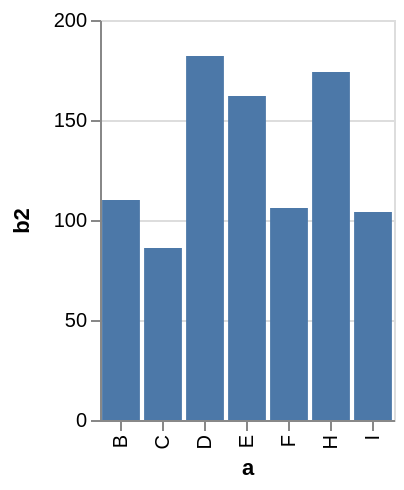

The specification (Vega-Lite) saved for this image:
### Vega specification from a JSON file in a GitHub repository (floating-point values rounded to 4 significant figures)
{"$schema": "https://vega.github.io/schema/vega/v3.0.json", "description": "A simple bar chart with embedded data that uses a filter and calculate.", "autosize": "pad", "padding": 5, "height": 200, "style": "cell", "data": [{"name": "source_0", "values": [{"a": "A", "b": 28}, {"a": "B", "b": 55}, {"a": "C", "b": 43}, {"a": "G", "b": 19}, {"a": "H", "b": 87}, {"a": "I", "b": 52}, {"a": "D", "b": 91}, {"a": "E", "b": 81}, {"a": "F", "b": 53}]}, {"name": "data_0", "source": "source_0", "transform": [{"type": "formula", "expr": "2*datum.b", "as": "b2"}, {"type": "filter", "expr": "datum.b2 > 60"}, {"type": "filter", "expr": "datum[\"b2\"] !== null && !isNaN(datum[\"b2\"])"}]}], "signals": [{"name": "x_step", "value": 21}, {"name": "width", "update": "bandspace(domain('x').length, 0.1, 0.05) * x_step"}], "marks": [{"name": "marks", "type": "rect", "style": ["bar"], "from": {"data": "data_0"}, "encode": {"update": {"fill": {"value": "#4c78a8"}, "x": {"scale": "x", "field": "a"}, "width": {"scale": "x", "band": true}, "y": {"scale": "y", "field": "b2"}, "y2": {"scale": "y", "value": 0}}}}], "scales": [{"name": "x", "type": "band", "domain": {"data": "data_0", "field": "a", "sort": true}, "range": {"step": {"signal": "x_step"}}, "paddingInner": 0.1, "paddingOuter": 0.05}, {"name": "y", "type": "linear", "domain": {"data": "data_0", "field": "b2"}, "range": [{"signal": "height"}, 0], "nice": true, "zero": true}], "axes": [{"scale": "x", "orient": "bottom", "title": "a", "labelOverlap": true, "encode": {"labels": {"update": {"angle": {"value": 270}, "align": {"value": "right"}, "baseline": {"value": "middle"}}}}, "zindex": 1}, {"scale": "y", "orient": "left", "title": "b2", "labelOverlap": true, "tickCount": {"signal": "ceil(height/40)"}, "zindex": 1}, {"scale": "y", "orient": "left", "grid": true, "tickCount": {"signal": "ceil(height/40)"}, "gridScale": "x", "domain": false, "labels": false, "maxExtent": 0, "minExtent": 0, "ticks": false, "zindex": 0}], "config": {"axisY": {"minExtent": 30}}}
